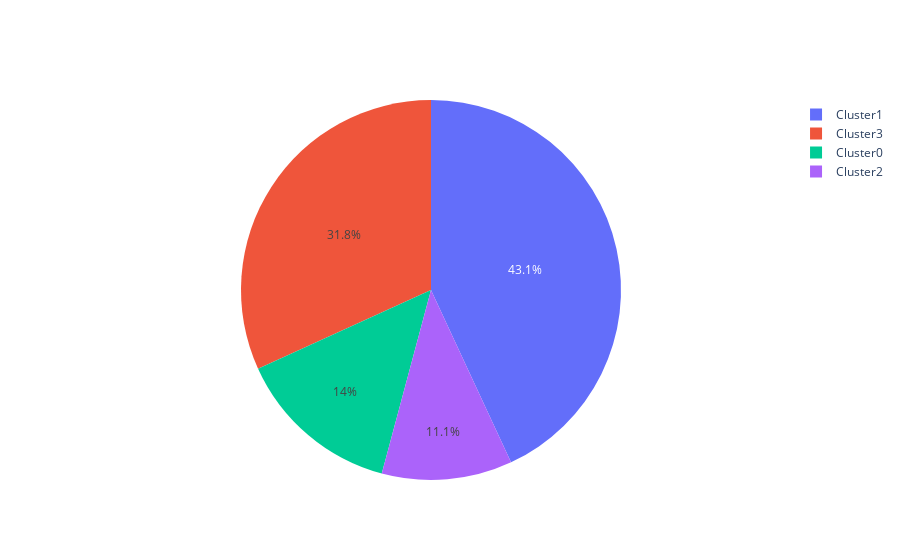

The cell this chart's notebook holds for it:
### Code cell
values = np.unique(kmeans.labels_, return_counts=True)[1]
fig = go.Figure(data=[go.Pie(labels=labels_list, values=values)])
fig.show()

### Figure 1 — Plotly figure (JSON) as saved in the notebook; plotly's stock layout.template omitted (floating-point values rounded to 4 significant figures)
{"data": [{"labels": ["Cluster0", "Cluster1", "Cluster2", "Cluster3"], "type": "pie", "values": [587, 1802, 464, 1330]}], "layout": {"autosize": true}}
